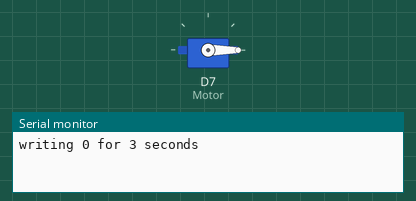
Simulated run of this sketch. Board: ESP8266 (NodeMCU). Parts: servo, the last lines printed to the serial monitor.

Above: at 1.1 s.
At 4.1 s:
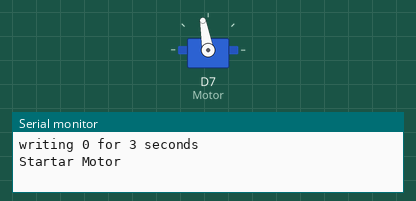
Timing chart, 0 to 5.6 s (numbered marks = the images above):
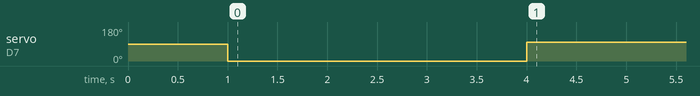

The sketch:

TestMotor.ino
```cpp
#include<Servo.h>
#include<Wire.h>

Servo Motor;
bool begin = false;
//const int motorPin = 4;

void setup() {
  Serial.begin(9600);
  Wire.begin();
//pinMode(motorPin, OUTPUT); //GPIO-pinn för motorn

  Motor.attach(D7,1000,2000);
  delay(1000);
  Motor.write(0);
  Serial.println("writing 0 for 3 seconds");
  delay(3000);
  //Motor.write(1000);
  //delay(200);
  //Motor.write(10);
  //delay(2000);


}

void loop() {
  Serial.println("Startar Motor");
  Motor.write(100); //starta motorn
  delay(10000);

//delay(10000);
//digitalWrite(motorPin, LOW); //Stoppa motorn
//delay(10000);
}
```

Measured:
- by itself, servo on D7 (Motor): 90° → 0° at 1.0 s, → 100° 3.0 s later
